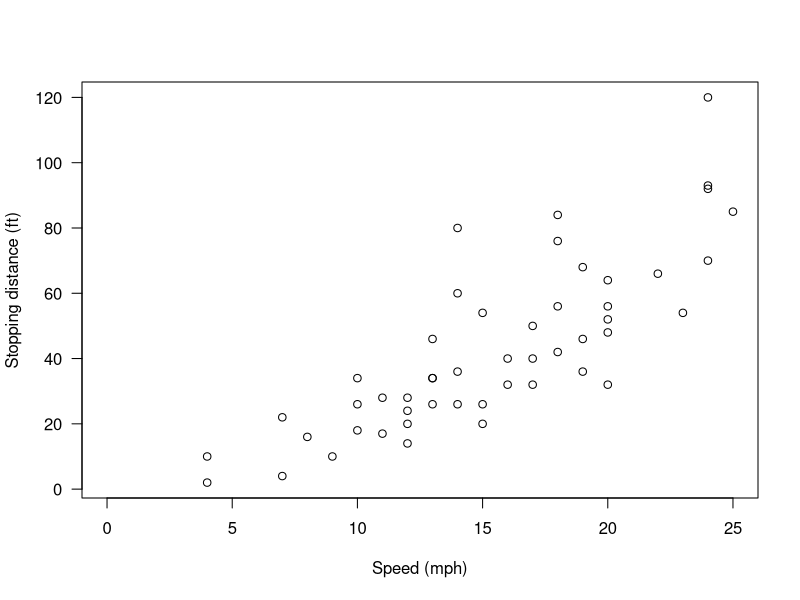
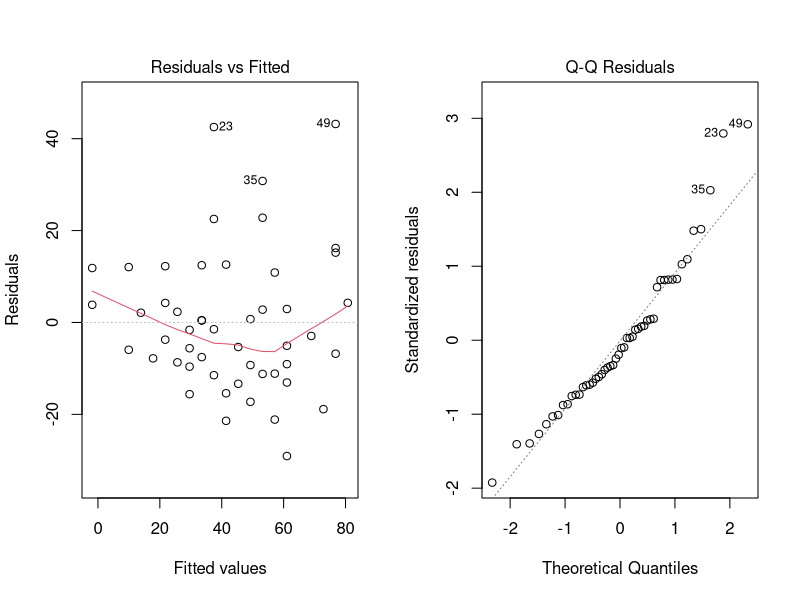

Here is the R script that generated these plots, in order:
## ---- chunk 1
knitr::opts_chunk$set(echo = TRUE)
## ---- chunk 2
# Load the cars dataset
data(cars)

# summary of the data
summary(cars)
## ---- chunk 3
# Create a scatter plot
plot(cars, xlab = "Speed (mph)", ylab = "Stopping distance (ft)", las = 1, xlim = c(0, 25))
## ---- chunk 4
# Fit the linear model
lm_model <- lm(dist ~ speed, data = cars)

# Summary of the model
summary(lm_model)
## ---- chunk 5
# Assess model quality (R-squared value)
cat("R-squared value:", summary(lm_model)$r.squared, "\n")

# Residual analysis
par(mfrow = c(1, 2))  # Set up a 1x2 grid for plots
plot(lm_model, which = 1)  # Residuals vs. Fitted
plot(lm_model, which = 2)  # Normal Q-Q plot
